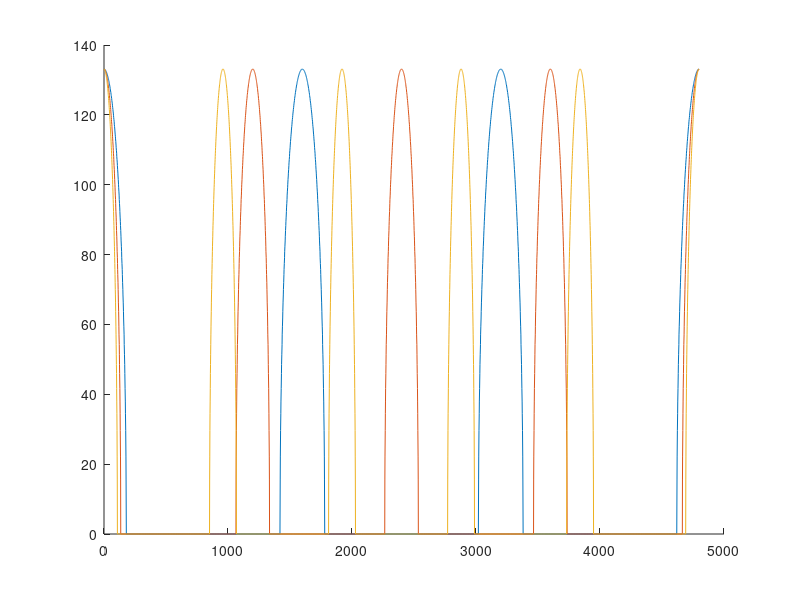

MATLAB code for this plot: (Note: a time limit stopped this script after it produced the figure.)
close all;
clear;

PC=4800; % total # of Place cells resulotion of 0.04cm (arena = 1.92 meters)

Ratios=[3,4,5]; % ratios of arena size with grid cells modules - in purpose mod(PC,Ratios)=0.
mo=numel(Ratios); % total # of modules

Lambdas=PC./Ratios; % the corresponding grid spacings
n=min(Lambdas); % the # of grid cells in each module - each module has the same # of grid cells

Grid_Locations=zeros(mo,n); % will contain the location which the frid cells encodes
D_most_left=zeros(mo,n); % will contain the distances for the most left neuron on each module (circular boundary condition)
%% Spreading the grid cell and Calculating the distances for most left neuron in each module
for k=1:mo % running on all modules
    lambda=Lambdas(k); % grid spacig of the k'th module, the total distance this module encodes
    
    Locations=round(linspace(1,lambda,n)-1); % locations of the the grid cells
    Grid_Locations(k,:)=Locations; % locations that the grid cells encode
end
%% Generating distances matrices
DD=zeros(n,n,mo); % will contain distnaces matrices for all modules
del=0; % = differnece we induce between populations % Dori - was 300, now set to 0

for m=1:mo % running on all modules
    
    lambda=Lambdas(m); % the relevant lambda
    Locations=Grid_Locations(m,:); % the relevant locations of grid cells
    delta=del/Ratios(m); % amount of diff we insert to odd and even populations
    
    D=zeros(n); % will contain the distnaces between all neurons
    
    for i=1:n % the neruon we calculate the incoming synapses to
        loc=Locations(i); % location of relevant neuron
        if mod(i,2)==0 % meaning its a neuron from even population
            for j=1:n % all other neurons which we consider
                dist=Locations(j)-loc;
                
                dist=dist+delta;
                
                if dist>lambda/2
                    dist=dist-Locations(end)-1;
                end
                if dist<-lambda/2
                    dist=dist+Locations(end)+1;
                end
           
                D(i,j)=dist;
            end
        end

        if mod(i,2)~=0 % meaning its a neuron from odd population
            for j=1:n
                dist=Locations(j)-loc;
                
                dist=dist-delta;
                
                if dist>lambda/2
                    dist=dist-Locations(end)-1;
                end
                if dist<-lambda/2
                    dist=dist+Locations(end)+1;
                end
   
                D(i,j)=dist;
            end
        end
    end
    
    DD(:,:,m)=D;
end

%% Calculating the connectivity fucntions (1 Gaussian with global inhibition)
Sigmas=Lambdas./3;
A=Lambdas./20;

W=zeros(n,n,mo); % will contain gauusian for each distance matrix
for m=1:mo   
    W(:,:,m)=A(m) .* (1/(sqrt(2*pi) *Sigmas(m))) .* exp( (-DD(:,:,m).^2)./(2*Sigmas(m)^2)); % Gaussian
end

Total_W_top_left=-n/80; % sum of each row constraint (=alpha)
exci=zeros(1,mo);
for k=1:mo
    w=W(:,:,mo);
    exci(k)=mean(sum(w,2)) - mean(diag(w));
end
Excite = mean(exci); % total excitation (after substracting the connection from the neuron to itself)

inhibition=Total_W_top_left-Excite;% leftover for inhibition
h=inhibition/(n-1); % individual neuron inhibition parameter distributed equally among all other neurons

W=W+h;

for m=1:mo
    w=W(:,:,m);
    for k=1:n
        w(k,k)=0;
    end
    W(:,:,m)=w;
end

W=mean(W,3); % averaged gaussian for all module ditances

W=W./max(max(W));
W=W';
%% Parameters & initial condition
Time=1.7*10^4+1; % Total time of the realization [iterations]
deltat=1; % [ms]
Tau=50; % synaptic time constant [ms]
I=3;%6+5001/40000; % external input to all neurons

S=zeros(n,2); % synaptic activity of the grid cells only for current and previous states (markov dynamics)

% rng('shuffle');
% S(:,1)=rand(N,1);
S(end-4:end,1)=[.6:.1:1]';
S(1:5,1)=[1:-.1:.6]';

% w=find(W(lambda,:)>0); % initial condition around specific grid cell
% S(w,1)=1;
%% Simulating the dynamics
T=7000; % # of time steps we keep track of and save
s_final_count=1;
S_final=zeros(n,T); % the final saved data

for k=2:Time
    
    s=S(:,1); % synaptic activity of all neurons at the previous time step
    
    s_W=W*s; % inner product of weighted input to all neurons, vector for all neurons
    s_W=s_W+I; % plus constant external currnet, vector for all neurons 
    
%     s_W=roundn(s_W,-6); % rounding to compensate for differnet sum(J) and wrong values of the sqrt
    
    s_W(s_W<0)=0; % applying non linearity (thershold 0)
    s_W(s_W>=0)=sqrt(s_W(s_W>=0)); % sub linear (sqrt)

    S(:,2)=s-(s./Tau)*deltat + (s_W./Tau)*deltat; % updating the synaptic activity of all the neurons at the current time step
    
    if k>=Time-T
        S_final(:,s_final_count)=S(:,1);
        s_final_count=s_final_count+1;
    end
    
    %% Inducing pertubation
%     if k==1000
%         S(:,2)=S(:,2)+(rand(N,1)-0.5).*10^-7;
%     end
    %%
    S(:,1)=S(:,2); % we have calculated the current state - now it's the previous step

end
%% Covering the whole arena as the place cells;
Grid_All_Centers=cell(1,mo); % will contain all the location grid cell encodes
figure(1);
hold all;
for k=1:mo
    l=Ratios(k); % the ratio between arena size to grid spacing (= # of bumps)
    lambda=Lambdas(k); % the relevant grid spacing
    All_Centers=zeros(1,l*n); % will contain the ceneters of grid cells
    Activies=zeros(1,l*n); % will contain the single period activity of grid cell
    
    count=0;
    for i=1:l
        All_Centers(1+(i-1)*n:i*n)=Grid_Locations(k,:)+count*lambda;
        Activies(1+(i-1)*n:i*n)=S(:,2);
        count=count+1;       
    end
    Grid_All_Centers{k}=All_Centers;   
    plot(All_Centers,Activies);
end

figure(2);
hold all;
for k=1:n
    plot(S_final(k,:));
end
